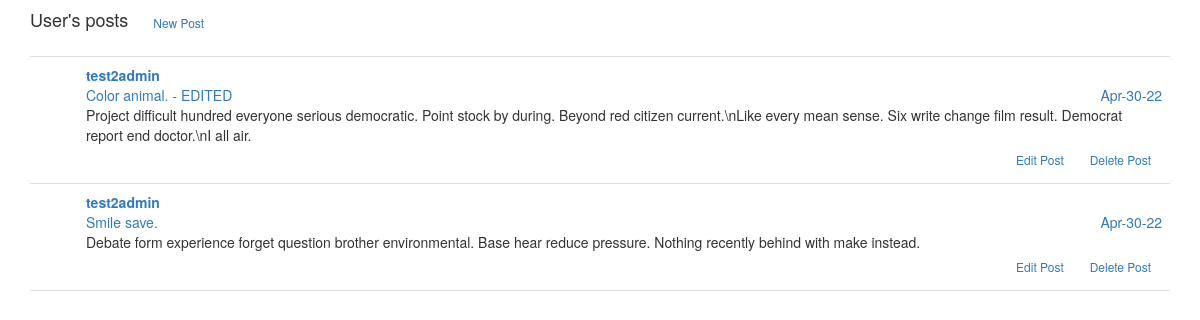
/dashboard (signed in), run on the app's committed database.
### main/models.py (models this page shows, shortened)
class Post(db.Model):
    __tablename__ = 'posts'
    id = db.Column(db.Integer, primary_key=True)
    title = db.Column(db.String(20), nullable=False)
    body = db.Column(db.Text, nullable=False)
    date_created = db.Column(db.DateTime, default=datetime.utcnow)
    comments = db.relationship('Comment', backref='post', lazy=True)
    user_id = db.Column(db.Integer, db.ForeignKey('users.id'))

class User(db.Model):
    __tablename__ = 'users'
    id = db.Column(db.Integer, primary_key=True)
    username = db.Column(db.String(64), nullable=False, unique=True)
    email = db.Column(db.String(64), nullable=False, unique=True)
    password_hash = db.Column(db.String(60))
    posts = db.relationship('Post', backref='author', lazy=True)
    comments = db.relationship('Comment', backref='author', lazy=True)
    @property
    def password(self):
        raise AttributeError('password cannot be read')

### main/user/views.py (the view)
@user.route('/dashboard')
@login_required
def dashboard():
    user = User.query.get(session['id'])
    posts = user.posts
    return render_template('dashboard.html',posts=posts)

### main/templates/dashboard.html (shortened to what this page needs)
{% extends 'base.html' %}
{% import "bootstrap/wtf.html" as wtf %}
{% block page_content %}
<h4 id="dashboard" >User's posts</h4>
<a href="{{ url_for('post.new_post') }}" class="btn btn-sm btn-outline-secondary">New Post</a>
<div class="post-tabs">
    <ul class="posts">
        {% for post in posts %}
        <li class="post">
            <div class="post-content">
                <div class="post-author"><a href="#">{{ post.author.username }}</a></div>
                <div class="post-date"><a href="#">{{ post.date_created.strftime("%b-%d-%y") }}</a></div>
                <div class="post-title"><a href="#">{{ post.title }}</a></div>
                <div class="post-body">{{ post.body }}</div>
            </div>
            <div class="post-footer">
                <a href="{{ url_for('post.edit_post', id = post.id) }}" class="btn btn-sm btn-outline-secondary">Edit Post</a>
                <a href="{{ url_for('post.delete_post', id = post.id) }}" class="btn btn-sm btn-outline-secondary">Delete Post</a>
            </div>
        </li>
        {% endfor %}
    </ul>
</div>
{% endblock %}

### main/static/styles.css (style rules this page uses)
div.post-tabs { margin-top: 16px; }
ul.posts { list-style-type: none; padding: 0px; margin: 16px 0px 0px 0px; border-top: 1px solid #e0e0e0; }
ul.posts li.post { padding: 8px; border-bottom: 1px solid #e0e0e0; }
div.post-date { float: right; }
div.post-author { font-weight: bold; }
div.post-content { margin-left: 48px; min-height: 48px; }
div.post-footer { text-align: right; }
h4#dashboard { display: inline-block; padding-right: 10px; }

### data on the page
Post: author.username "test2admin", date_created "Apr-30-22", title "Color animal. - EDITED", body "Project difficult hundred everyone serious democratic. Point stock by during. Beyond red citizen current.\\nLike every mean sense. Six write change film result. Democrat report end doctor.\\nI all air."
Post: author.username "test2admin", date_created "Apr-30-22", title "Smile save.", body "Debate form experience forget question brother environmental. Base hear reduce pressure. Nothing recently behind with make instead."
